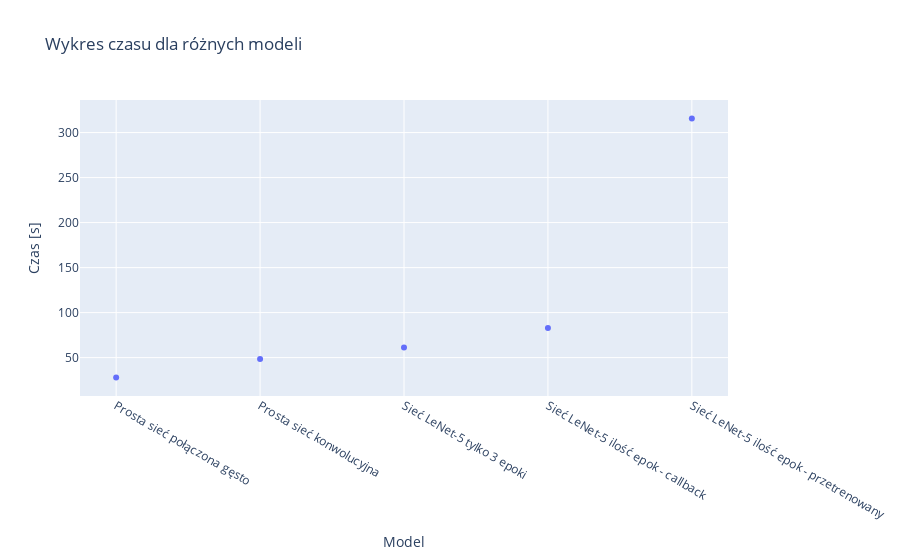

The cell this chart's notebook holds for it:
### Code cell
fig = px.scatter(df, x=df["Nazwa"],y=df["Czas"], title='Wykres czasu dla różnych modeli', labels={'Czas':'Czas [s]','Nazwa':'Model'})
fig.show()

### Figure 1 — Plotly figure (JSON) as saved in the notebook; plotly's stock layout.template omitted (floating-point values rounded to 4 significant figures)
{"data": [{"hovertemplate": "Model=%{x}<br>Czas [s]=%{y}<extra></extra>", "legendgroup": "", "marker": {"color": "#636efa", "symbol": "circle"}, "mode": "markers", "name": "", "orientation": "v", "showlegend": false, "type": "scatter", "x": ["Prosta sieć połączona gęsto", "Prosta sieć konwolucyjna", "Sieć LeNet-5 tylko 3 epoki", "Sieć LeNet-5 ilość epok - callback", "Sieć LeNet-5 ilość epok - przetrenowany"], "xaxis": "x", "y": [27.97, 48.51, 61.26, 82.94, 315.6], "yaxis": "y"}], "layout": {"legend": {"tracegroupgap": 0}, "title": {"text": "Wykres czasu dla różnych modeli"}, "xaxis": {"anchor": "y", "domain": [0, 1], "title": {"text": "Model"}}, "yaxis": {"anchor": "x", "domain": [0, 1], "title": {"text": "Czas [s]"}}}}
